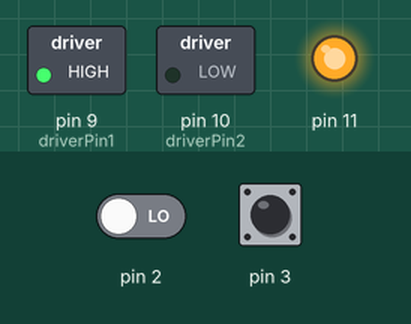
Simulated run of this sketch. Board: Arduino Uno, built with avr-gcc and run on an emulated ATmega328P. Shown: switched loads named in the sketch (green lamp = pin HIGH), output pins drawn as LEDs (lit = HIGH). The test bench sets the inputs (shaded band); at power-on: pin 3 LOW, pin 2 LOW. What the sketch prints to the serial monitor is not drawn.

Above: at 1.2 s.
1.3 s: pin 3 pulsed HIGH 2 times (0.12 s each, 0.3 s apart)
Timing chart, 0 to 4.3 s (numbered marks = the images above; inputs shaded):
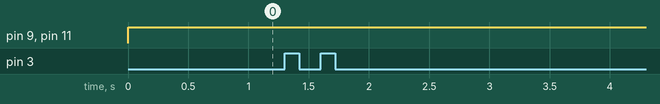

The sketch:

PID_Control.ino
```cpp
// PID Control for Position: https://www.youtube.com/watch?v=HRaZLCBFVDE
// PID Control for Speed: https://www.youtube.com/watch?v=HRaZLCBFVDE

// are we targeting pos/vel
int target_mode =  0; // 0 for position, 1 for velocity
// what is the value we are targeting
int des = 60;
// init prev time
long t_last = micros();
// init last error
long e_last = 0;
namespace Pos
{
  static int update = 0;
  static int last = 0;

  const float kp = 50;
  const float kd = 49.5;
  const float ki = 0.00;

}

namespace Vel
{
  static float update = 0;
  static float last = 0;
  static float value = 0;
  static float filtered = 0;

  static float prevT = 0;
  static float deltaT = 0;

  // kp needs to be of a certain value or else
  // the motor wont move at all
  const float kp = 5;
  const float ki = 0.00;

  static float e = 0;
  static float e_i = 0;

}

namespace Pins
{
  const int encA = 3;
  const int encB = 2;
  const int driverPin1 = 9;
  const int driverPin2 = 10;
  const int pwm = 11;
}

namespace axis
{
  const int lower = 0;
  const int upper = 360;
}

void setup()
{

  Serial.begin(9600);
  // set pins
  pinMode(Pins::encA, INPUT);
  pinMode(Pins::encB, INPUT);
  pinMode(Pins::driverPin1, OUTPUT);
  pinMode(Pins::driverPin2, OUTPUT);

  // create an interrupt, used for reading the encoder as the hall sensor
  // triggers outputs
  attachInterrupt(digitalPinToInterrupt(Pins::encA), readEncoder, RISING);
}

void loop()
{
  if (target_mode == 0){runPosControl();}
  else if (target_mode == 1){runVelControl();}
}

void runPosControl()
{
  // TO CALCULATE error
  // current time
  long t = micros();
  // change in time
  float deltaT = (float)(t - t_last) / (1e-6);
  // reset t
  t_last = t;

  int pos = 0;
  noInterrupts(); // disable interrupts temporarily while reading
  pos = Pos::update;
  interrupts(); // turn interrupts back on

  // ERROR
  int e = des - pos;
  // DERIVATIVE
  float de_dt = (e - e_last) / (deltaT);
  // INTEGRAL
  float e_i = e_i + e * deltaT;

  // CONTROL LOOP
  float u = (Pos::kp * e) + (Pos::kd * de_dt) + (Pos::ki * e_i);

  // update the error term
  e_last = e;

  // cap the pwm signal strength
  float pwr = fabs(u);
  if (pwr > 255){pwr = 255;}

  // if our control signal needs a negative control signal
  // reverse the direction of the motor
  int dir = 1;
  if (u < 0){dir = -1;}

  // set the motor
  setMotor(dir, pwr);

  // print the results
  Serial.print(axis::lower);
  Serial.print(" ");
  Serial.print(axis::upper);
  Serial.print(" ");
  Serial.println(pos);
}

void runVelControl()
{
  int pos = 0;
  float vel = 0;
  noInterrupts(); // disable interrupts temporarily while reading
  pos = Pos::update;
  vel = Vel::update;
  interrupts(); // turn interrupts back on

  //filter the new found velocity
  Vel::filtered = 0.854*Vel::filtered + 0.0728*vel + 0.0728*Vel::last;
  Vel::last = vel;

  // Calculate error terms
  Vel::e = des - Vel::filtered;
  Vel::e_i = Vel::e_i + (Vel::e * Vel::deltaT);

  // calculate control signal u
  float u = (Vel::kp * Vel::e) + (Vel::ki * Vel::e_i);

  // cap the pwm signal strength
  int pwr = fabs(u);
  if (pwr > 255){pwr = 255;}

  // if our control signal needs a negative control signal
  // reverse the direction of the motor
  int dir = 1;
  if (u < 0){dir = -1;}

  // set the motor
  setMotor(dir, pwr);

  // // print the results
  Serial.print(axis::lower);
  Serial.print(" ");
  Serial.print(axis::upper);
  Serial.print(" ");
  Serial.println(Vel::filtered);
  // Serial.println(Vel::update);
}


void readEncoder()
{
  int b = digitalRead(Pins::encB);

  int inc = 0;
  // if b came after a, then the motor is going forward
  if (b > 0){inc = 1;}
  // if after, then it is going backwards
  else{inc = -1;}
  Pos::update = Pos::update + inc;

  // only for vel control
  // current time
  long t = micros();
  // change in time
  Vel::deltaT = (float)(t - Vel::prevT) / (1e-6);

  // The velocity value is how much time has elasped since the last reading
  // (approx. manual reading) 180 counts per main shaft rev
  // counts / sec * (60 sec/ min) * (1 rev / 180 counts)
  Vel::update = (inc / Vel::deltaT) / 180 * 60;
  Vel::prevT = t;


}

void setMotor(int dir, int pwmVal)
{

  analogWrite(Pins::pwm, pwmVal);

  if (dir == 1)
  {
    digitalWrite(Pins::driverPin1, HIGH);
    digitalWrite(Pins::driverPin2, LOW);
  }
  else if (dir == -1)
  {
    digitalWrite(Pins::driverPin1, LOW);
    digitalWrite(Pins::driverPin2, HIGH);
  }
  else
  {
    digitalWrite(Pins::driverPin1, LOW);
    digitalWrite(Pins::driverPin2, LOW);
  }
}
```

Measured:
- after the input at 1.3 s, every drawn part: stays the same
